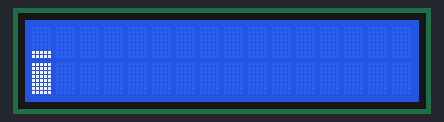
A sketch run on a simulated Arduino Uno, built with avr-gcc and run on an emulated ATmega328P. On the bench: 16×2 character LCD. Random numbers use the default seed unless the sketch sets one.

Above: at 2.1 s.
At 6.1 s:
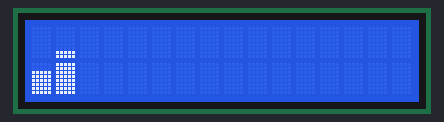
At 10.1 s:
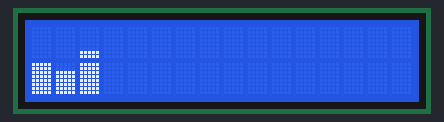
At 18.2 s:
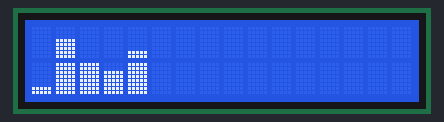
At 26.2 s:
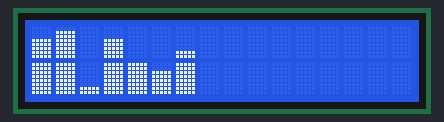
At 38.2 s:
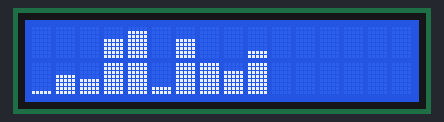

The sketch:

LcdBarChart.ino
```cpp
/**
   Display a bar chart on an lcd displa 2 Lines 16 Cols

   GPLv3
   Visit https://fambach.net if you want
*/


/******************************************************************/
// global data
#define BAR_COUNT 16 // how many bars should we display
int values[BAR_COUNT];

#define ROWS 2        // rows of display
#define COLS 16       // columns of display
#define UPPER 1000    // upper value of measurement eg 1065 hpa
#define LOWER 100     // lower value of measurement eg 650 hpa
#define CHAR_LINES 8  // lines in a character

/******************************************************************/
// LCD init
#include <LiquidCrystal.h>
#include "CustomChars.h"

LiquidCrystal lcd(8, 9, 4, 5, 6, 7);

void initDisplay() {
  lcd.begin(COLS, ROWS);    // start the library
  lcd.setCursor(0, 0);      // set the cursor to the upper left corner
  lcd.print("Bar Chart");   // print a simple message
  initCustomChars(lcd);     // add the own chracters
  digitalWrite(6, LOW);     // only for my board to switch the buzzer off
  delay(2000);              // wait some seconds to show the text
}

void displayBars() {
  lcd.clear();
  // determine which is smaller the screen or the array, take the smaller one
  int end =  min(COLS ,  BAR_COUNT);

  // loop over the array with values
  for (int col = 0; col < end ; col ++) {

    // map the measurement values to pixel lines
    uint8_t value = map(values[col], LOWER, UPPER, 0, 16);

    // loop over the rows of the display and set the right character
    for (int row = ROWS - 1; row >= 0 ; row--) {
      lcd.setCursor(col, row);

      if (value == 0) {
        break;
      }

      if ( (value - CHAR_LINES) > 0 ) {
        lcd.write((byte) CHAR_LINES);
      } else {
        lcd.write((byte)value);
        break;
      }
      value -= CHAR_LINES;
    }

  }
  digitalWrite(6, LOW); // only for my board to switch the buzzer off

}

/******************************************************************/
// array functions
void initArray(boolean randValues) {
  for (int i = 0; i < BAR_COUNT; i++) {
    if (randValues) {
      values[i] = random(LOWER, UPPER);
    } else {
      values[i] = LOWER;
    }
  }
}

void shiftArrayToTheRight() {
  for (int i = BAR_COUNT - 1 ; i > 0 ; i--) {
    values[i] = values[i - 1];
  }
  values[0] = 0;
}

/******************************************************************/
void setup() {
  initArray(false);
  initDisplay();
}

void loop() {

  // shift array to the right
  shiftArrayToTheRight();
  // add new value at left
  values[0] = random(LOWER, UPPER);


  displayBars();
  delay(4000);

}
```

CustomChars.h
```cpp
byte c8[8] = {
  0b11111,
  0b11111,
  0b11111,
  0b11111,
  0b11111,
  0b11111,
  0b11111,
  0b11111
};


byte c7[8] = {
  0b00000,
  0b11111,
  0b11111,
  0b11111,
  0b11111,
  0b11111,
  0b11111,
  0b11111
};

byte c6[8] = {
  0b00000,
  0b00000,
  0b11111,
  0b11111,
  0b11111,
  0b11111,
  0b11111,
  0b11111
};

byte c5[8] = {
  0b00000,
  0b00000,
  0b00000,
  0b11111,
  0b11111,
  0b11111,
  0b11111,
  0b11111
};

byte c4[8] = {
  0b00000,
  0b00000,
  0b00000,
  0b00000,
  0b11111,
  0b11111,
  0b11111,
  0b11111
};


byte c3[8] = {
  0b00000,
  0b00000,
  0b00000,
  0b00000,
  0b00000,
  0b11111,
  0b11111,
  0b11111
};


byte c2[8] = {
  0b00000,
  0b00000,
  0b00000,
  0b00000,
  0b00000,
  0b00000,
  0b11111,
  0b11111
};


byte c1[8] = {
  0b00000,
  0b00000,
  0b00000,
  0b00000,
  0b00000,
  0b00000,
  0b00000,
  0b11111
};


byte c0[8] = {
  0b00000,
  0b00000,
  0b00000,
  0b00000,
  0b00000,
  0b00000,
  0b00000,
  0b00000
};

void initCustomChars(LiquidCrystal &lcd){
  lcd.createChar(0, c0);
  lcd.createChar(1, c1);
  lcd.createChar(2, c2);
  lcd.createChar(3, c3);
  lcd.createChar(4, c4);
  lcd.createChar(5, c5);
  lcd.createChar(6, c6);
  lcd.createChar(7, c7);
  lcd.createChar(8, c8);

}
```

Measured:
- what the display in image 0 shows lasts 4.0 s, from 2.1 s to 6.1 s
